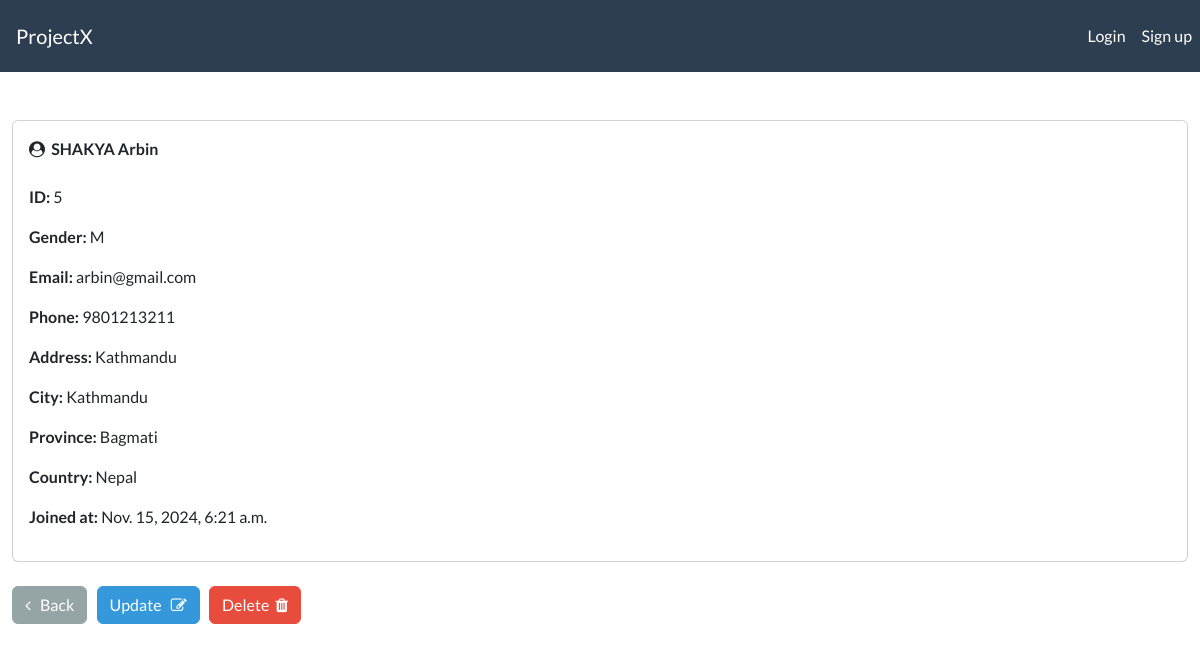
Screenshot of /view-record/5 with the database file from the repository.
### webapp/models.py (models this page shows, shortened)
class Record(models.Model):
    MALE = 'M'
    FEMALE = 'F'
    GENDER_CHOICES = [
        (MALE, 'Male'),
        (FEMALE, 'Female'),
    ]
    user = models.ForeignKey(User, on_delete=models.SET_NULL, null=True, blank=True)
    creation_date = models.DateTimeField(auto_now_add=True)
    first_name = models.CharField(max_length= 255)
    last_name  = models.CharField(max_length= 255)
    email = models.CharField(max_length = 255)
    phone = models.CharField(max_length = 20)
    address = models.CharField(max_length= 255)
    city = models.CharField(max_length= 255)
    province = models.CharField(max_length=255)
    country = models.CharField(max_length=255)
    gender = models.CharField(max_length=1, choices=GENDER_CHOICES, null=True, blank=True)

### webapp/views.py (the view)
# urls.py: path('view-record/<int:pk>',views.singular_record,name = "view-record"),
def singular_record(request, pk):
    all_records = Record.objects.get(id = pk )
    context = {'record':all_records}
    return render(request, 'webapp/view-record.html', context=context)

### webapp/templates/webapp/view-record.html (shortened to what this page needs)
{% extends "webapp/base.html" %}
{% block content %}
<br>
<div class="card">
    <div class="card-body">
        <strong>
            <i class="fa fa-user-circle" aria-hidden="true"></i>&nbsp;
            {{record.last_name|upper}}
            {{record.first_name}}
        <br>
        </strong>
        <br>
        <p><strong> ID: </strong>{{record.id}}</p>
        <p><strong> Gender: </strong>{{record.gender}}</p>
        <p><strong> Email: </strong>{{record.email}}</p>
        <p><strong> Phone: </strong>{{record.phone}}</p>
        <p><strong> Address: </strong>{{record.address}}</p>
        <p><strong> City: </strong>{{record.city}}</p>
        <p><strong> Province: </strong>{{record.province}}</p>
        <p><strong> Country: </strong>{{record.country}}</p>
        <p><strong> Joined at: </strong>{{record.creation_date}}</p>
    </div>
</div>
<br>
<a href="{% url 'dashboard' %}" class="btn btn-secondary"><i class="fa fa-angle-left" aria-hidden="true"></i> &nbsp; Back</a>
<a href="{% url 'update_record' record.id %}" class="btn btn-info">Update &nbsp; <i class="fa fa-pencil-square-o" aria-hidden="true"></i></a>
<a href="{% url 'delete_record' record.id %}"
   class="btn btn-danger"
   onclick="return confirm('Are you sure you want to delete this record?');">
   Delete &nbsp;<i class="fa fa-trash" aria-hidden="true"></i>
</a>
{% endblock %}

### webapp/templates/webapp/base.html (style rules this page uses)
body { display: flex; flex-direction: column; min-height: 100vh; margin: 0; }

### rows the page displays
Record: last_name "SHAKYA", first_name "Arbin", id "5", gender "M", email "arbin@gmail.com", phone "9801213211", address "Kathmandu", city "Kathmandu", province "Bagmati", country "Nepal", creation_date "Nov. 15, 2024, 6:21 a.m."
